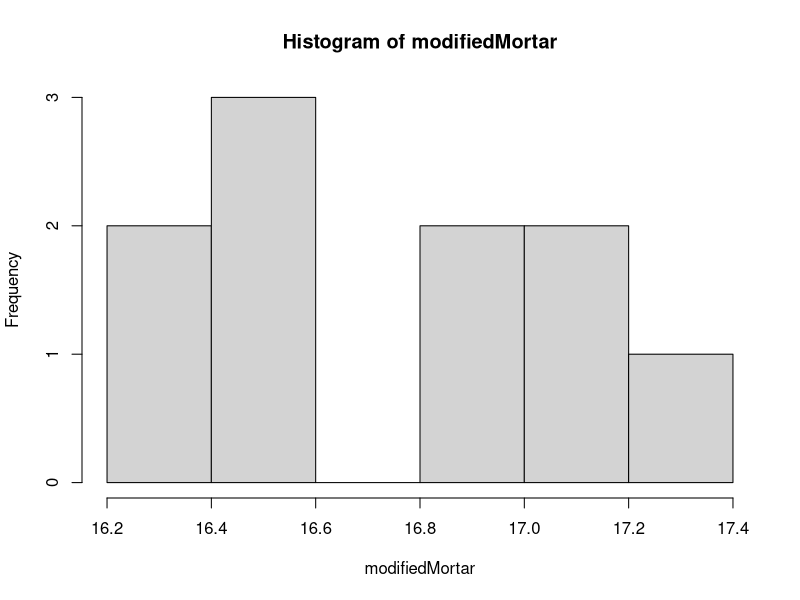
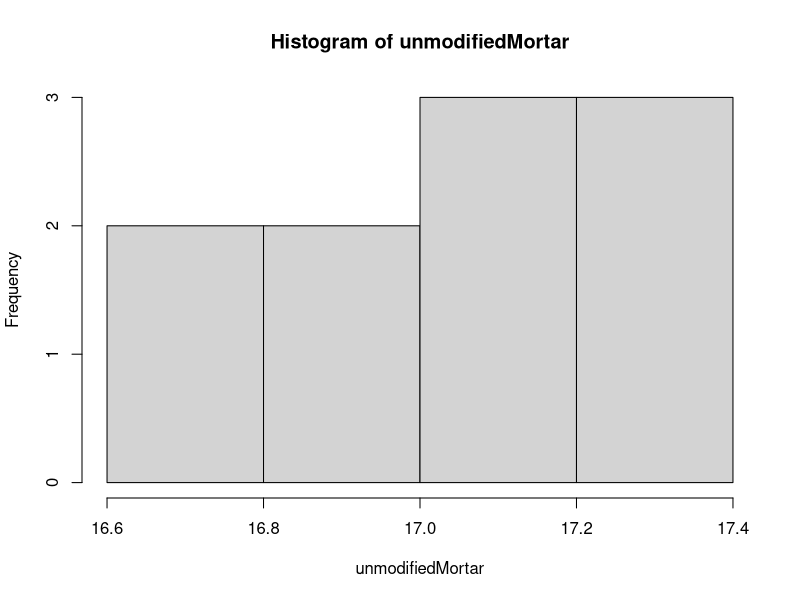
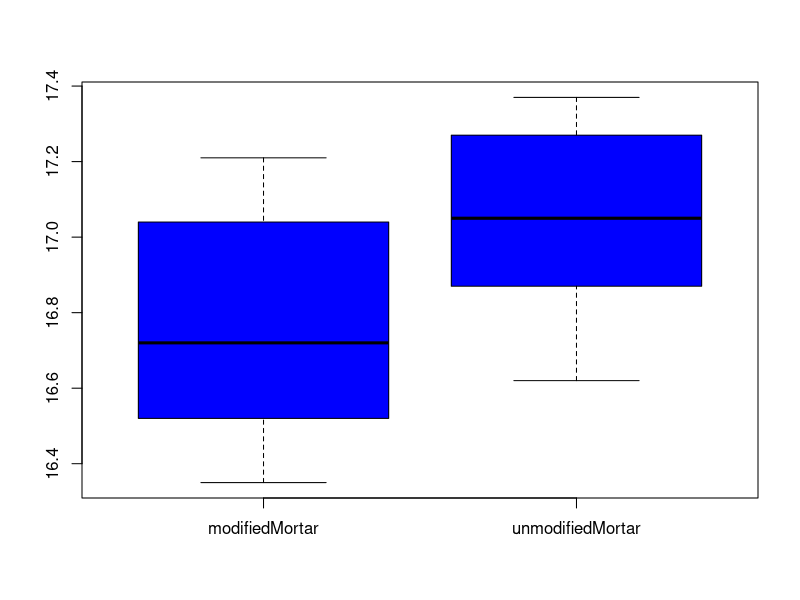
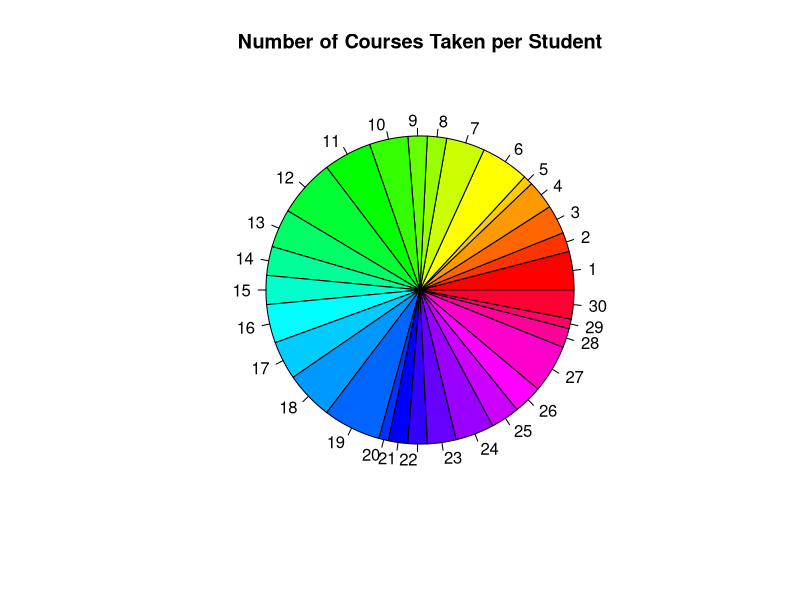
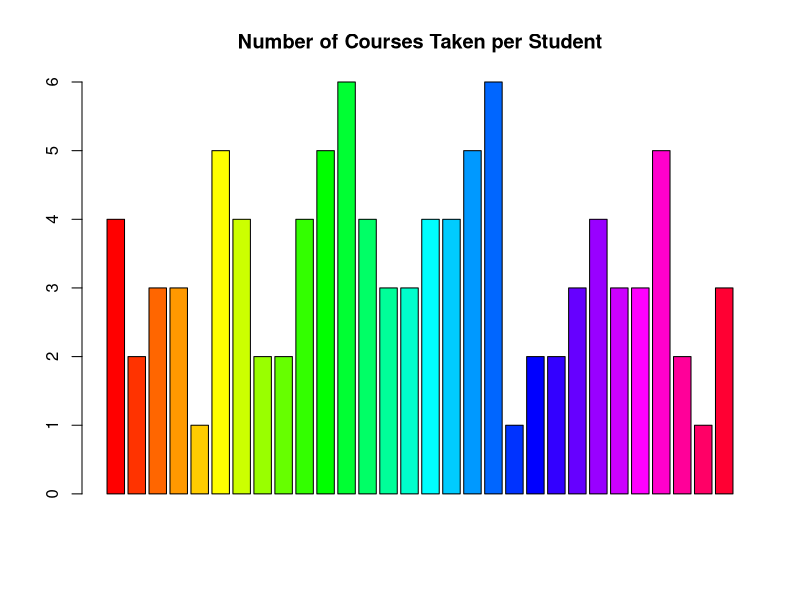

Write the R code that produced these figures, in order.
modifiedMortar=c(16.85, 16.40, 17.21, 16.35, 16.52, 17.04, 16.96, 17.15, 16.59, 16.57)
unmodifiedMortar=c(16.62, 16.75, 17.37, 17.12, 16.98, 16.87, 17.34, 17.02, 17.08, 17.27)

mean(modifiedMortar)
median(modifiedMortar)

mean(unmodifiedMortar)
median(unmodifiedMortar)

sd(modifiedMortar)
var(modifiedMortar)
IQR(modifiedMortar)

sd(unmodifiedMortar)
var(unmodifiedMortar)
IQR(unmodifiedMortar)

hist(modifiedMortar)
hist(unmodifiedMortar)
## The modified mortar has one cluster of data with higher frequency
## The unmodified mortar is more spread out over all of the data

boxplot(list(modifiedMortar=modifiedMortar, unmodifiedMortar=unmodifiedMortar), col="blue")
## The median of the modified mortar is lower than the median of the unmodified mortar
## The median of the unmodified mortar is the Q3 of modified mortar

survey=c(4, 2, 3, 3, 1, 5, 4, 2, 2, 4, 
         5, 6, 4, 3, 3, 4, 4, 5, 6, 1, 
         2, 2, 3, 4, 3, 3, 5, 2, 1, 3)
table(survey)
pie(survey,col=rainbow(30), main="Number of Courses Taken per Student")

barplot(survey, col=rainbow(30), main="Number of Courses Taken per Student")

sum(survey>3)

sequence=seq(2,12, by=2)
log10(sequence)


